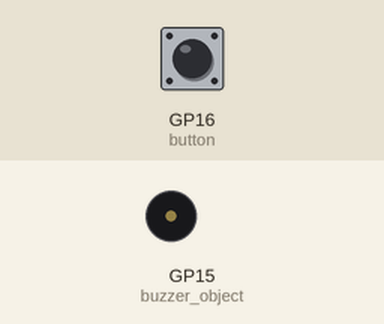
Recording of a program running on a simulated Raspberry Pi Pico running MicroPython. Parts: buzzer (waves = sounding). Inputs (shaded band) come from the test bench; at power-on: GP16 (button) HIGH.

Above: at 1.2 s.
1.3 s: GP16 (button) pulled LOW for 0.15 s
At 10.0 s:
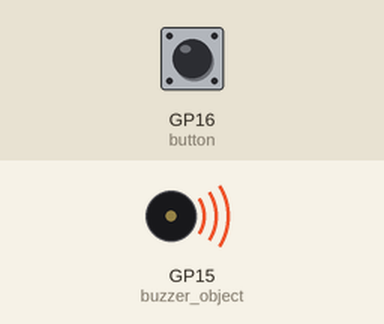
Timing chart, 0 to 10.4 s (numbered marks = the images above; inputs shaded):
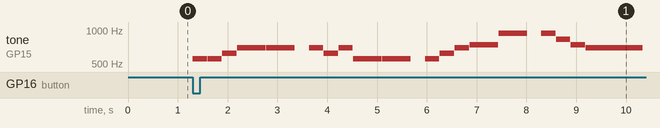

Measured:
- after the input at 1.3 s, tone on GP15 (buzzer_object): plays 554 Hz for 0.29 s, 554 Hz for 0.29 s, 622 Hz for 0.29 s, 699 Hz for 0.57 s, 699 Hz for 0.57 s, 699 Hz for 0.29 s … (19 notes in this stretch), starting at once

The program:

main.py
```python
from machine import Pin, PWM

from time import sleep


buzzer_pin = 15
button_pin = 16

buzzer_object = PWM(Pin(buzzer_pin))
button = Pin(button_pin, Pin.IN, Pin.PULL_UP)

# Estimated frequencies of common notes
notes = {
    "C0": 16, "C#0": 17, "Db0": 17, "D0": 18, "D#0": 19, "Eb0": 19,
    "E0": 21, "F0": 22, "F#0": 23, "Gb0": 23, "G0": 25, "G#0": 26,
    "Ab0": 26, "A0": 28, "A#0": 29, "Bb0": 29, "B0": 31,

    "C1": 33, "C#1": 35, "Db1": 35, "D1": 37, "D#1": 39, "Eb1": 39,
    "E1": 41, "F1": 44, "F#1": 46, "Gb1": 46, "G1": 49, "G#1": 52,
    "Ab1": 52, "A1": 55, "A#1": 58, "Bb1": 58, "B1": 62,

    "C2": 65, "C#2": 69, "Db2": 69, "D2": 73, "D#2": 78, "Eb2": 78,
    "E2": 82, "F2": 87, "F#2": 93, "Gb2": 93, "G2": 98, "G#2": 104,
    "Ab2": 104, "A2": 110, "A#2": 117, "Bb2": 117, "B2": 123,

    "C3": 131, "C#3": 139, "Db3": 139, "D3": 147, "D#3": 156, "Eb3": 156,
    "E3": 165, "F3": 175, "F#3": 185, "Gb3": 185, "G3": 196, "G#3": 208,
    "Ab3": 208, "A3": 220, "A#3": 233, "Bb3": 233, "B3": 247,

    "C4": 262, "C#4": 277, "Db4": 277, "D4": 294, "D#4": 311, "Eb4": 311,
    "E4": 330, "F4": 349, "F#4": 370, "Gb4": 370, "G4": 392, "G#4": 415,
    "Ab4": 415, "A4": 440, "A#4": 466, "Bb4": 466, "B4": 494,

    "C5": 523, "C#5": 554, "Db5": 554, "D5": 587, "D#5": 622, "Eb5": 622,
    "E5": 659, "F5": 698, "F#5": 740, "Gb5": 740, "G5": 784, "G#5": 830,
    "Ab5": 830, "A5": 880, "A#5": 932, "Bb5": 932, "B5": 988,

    "C6": 1047, "C#6": 1109, "Db6": 1109, "D6": 1175, "D#6": 1245, "Eb6": 1245,
    "E6": 1319, "F6": 1397, "F#6": 1480, "Gb6": 1480, "G6": 1568, "G#6": 1661,
    "Ab6": 1661, "A6": 1760, "A#6": 1865, "Bb6": 1865, "B6": 1976,

    "C7": 2093, "C#7": 2217, "Db7": 2217, "D7": 2349, "D#7": 2489, "Eb7": 2489,
    "E7": 2637, "F7": 2794, "F#7": 2960, "Gb7": 2960, "G7": 3136, "G#7": 3322,
    "Ab7": 3322, "A7": 3520, "A#7": 3729, "Bb7": 3729, "B7": 3951,

    "C8": 4186
}


def play_note(buzzer: PWM, frequency: int, sound_duration: float, rest_duration: float) -> None:
    """Emit sound from buzzer at given frequency for given duration followed by defined period of rest"""

    buzzer.duty_u16(int(65536 * 0.2))

    buzzer.freq(frequency)

    sleep(sound_duration)

    buzzer.duty_u16(int(65536 * 0))

    sleep(rest_duration)


def convert_note_values(note: tuple[str, float, float], bpm: int = 60, octave_shift: int | float | None = None) -> \
tuple[int, float, float]:
    """
    Convert string name to frequency, convert note and rest values to seconds based on BPM

    Assumes a quarter note/rest is one second in length given 60 BPM

    Octave shift in either direction +/- values
    """
    note_name, note_length, rest_length = note

    frequency = notes.get(note_name, 5000)  # Likely a discordant note if not properly defined name

    # Each single octave shift essentially doubles or halves the frequency
    if octave_shift:
        frequency *= 2 ** octave_shift
        # Final value must be a whole number
        frequency = round(frequency)

    note_length_seconds = (60 / bpm) * 4 * note_length

    rest_length_seconds = (60 / bpm) * 4 * rest_length

    return frequency, note_length_seconds, rest_length_seconds


def play_song(song: list[tuple[str, float, float]], bpm: int = 60, octave_shift: int | float | None = None) -> None:
    """Play a simple melody given a list of notes, durations, and rests.  Increase tempo and modify pitch if designated"""

    converted_song_values = [convert_note_values(note=note, bpm=bpm, octave_shift=octave_shift) for note in song]

    for (freq, duration, rest) in converted_song_values:
        play_note(buzzer=buzzer_object, frequency=freq, sound_duration=duration, rest_duration=rest)


daisy_bell = [
    # Dai-sy
    ("G6", 0.75, 0),
    ("E6", 0.75, 0),
    # Dai-sy
    ("C6", 0.75, 0),
    ("A5", 0.5, 0.25),  # Quarter Rest
    # Give
    ("A5", 0.25, 0),
    # Me
    ("B5", 0.25, 0),
    # Your
    ("C6", 0.25, 0),
    # An-swer
    ("A5", 0.5, 0),
    ("C6", 0.25, 0),
    # Do
    ("G5", 1.25, 0.25),  # Quarter Rest

    # I'm
    ("C6", 0.75, 0),
    # Half
    ("G6", 0.75, 0),
    # Cra-zy
    ("E6", 0.75, 0),
    ("C6", 0.5, 0),
    # All
    ("A5", 0.25, 0),
    # For
    ("B5", 0.25, 0),
    # The
    ("C6", 0.25, 0),
    # Love
    ("D6", 0.5, 0),
    # Of
    ("E6", 0.25, 0),
    # You
    ("D6", 1.0, 0.25),  # Quarter Rest

    # It
    ("E6", 0.25, 0),
    # Won't
    ("F6", 0.25, 0),
    # Be
    ("E6", 0.25, 0),
    # A
    ("D6", 0.25, 0),
    # Sty-lish
    ("G6", 0.5, 0),
    ("E6", 0.25, 0),
    # Mar-riage
    ("D6", 0.25, 0),
    ("C6", 1.0, 0),
    # I
    ("D6", 0.25, 0),
    # Can't
    ("E6", 0.5, 0),
    # Af-ford
    ("C6", 0.25, 0),
    ("A5", 0.5, 0),
    # A
    ("C6", 0.25, 0),
    # Car-riage
    ("A5", 0.25, 0),
    ("G5", 0.75, 0.25),  # Quarter Rest

    # But
    ("G5", 0.25, 0),
    # You'll
    ("C6", 0.5, 0),
    # Look
    ("E6", 0.25, 0),
    # Sweet
    ("D6", 0.5, 0.25),  # Should be Half Rest, Quarter sounds more natural
    # On
    ("C6", 0.5, 0),
    # The
    ("E6", 0.25, 0),
    # Seat
    ("D6", 0.25, 0.25),  # Quarter Rest
    # Of
    ("E6", 0.125, 0),
    # A
    ("F6", 0.125, 0),
    # Bi-cy-cle
    ("G6", 0.25, 0),
    ("E6", 0.25, 0),
    ("C6", 0.25, 0),
    # Built
    ("D6", 0.5, 0),
    # For
    ("G5", 0.25, 0),
    # Two
    ("C6", 1.0, 0),
]

close_to_you = [
    # Why
    ("G5", 0.375, 0),
    # Do
    ("B5", 0.375, 0),
    # Birds
    ("G6", 0.25, 0.375),  # Quarter rest x 1.5
    # Sud-den-ly
    ("G6", 0.25, 0),
    ("F6", 0.125, 0),
    ("G6", 0.25, 0),
    # Ap-pear
    ("A6", 0.375, 0),
    ("E6", 0.5, 0.375),  # Quarter rest x 1.5
    # Ev-ry
    ("E6", 0.125, 0),
    ("G6", 0.125, 0),
    # Time
    ("B6", 0.375, 0.625),  # Quarter rest x 1.5 + Quarter Rest
    # You
    ("E6", 0.125, 0),
    # Are
    ("G6", 0.25, 0),
    # Near
    ("C7", 0.75, 0.75),  # Half rest X 1.5

    # Just
    ("G5", 0.25, 0),
    # Like
    ("B5", 0.375, 0),
    # Me
    ("G6", 0.5, 0.375),  # Quarter rest x 1.5
    # They
    ("G5", 0.25, 0),
    # Long
    ("B5", 0.375, 0),
    # To
    ("A6", 0.125, 0),
    # Be
    ("G6", 0.375, 0.375),  # Quarter rest x 1.5
    # Close
    ("G5", 0.25, 0),
    # To
    ("B5", 0.375, 0),
    # You
    ("G6", 1.0, 0.375),  # Quarter rest x 1.5
]

you_are_my_sunshine = [
    # You
    ("G5", 0.25, 0.01),
    # Are
    ("G5", 0.25, 0.01),
    # My
    ("A5", 0.25, 0.01),
    # Sun-shine
    ("B5", 0.5, 0.01),
    ("B5", 0.5, 0.25),  # Quarter Rest
    # My
    ("B5", 0.25, 0.01),
    # On-ly
    ("A5", 0.25, 0.01),
    ("B5", 0.25, 0.01),
    # Sun-shine
    ("G5", 0.5, 0.01),
    ("G5", 0.5, 0.25),  # Quarter Rest

    # You
    ("G5", 0.25, 0.01),
    # Make
    ("A5", 0.25, 0.01),
    # Me
    ("B5", 0.25, 0.01),
    # Hap-py
    ("C6", 0.5, 0.01),
    ("E6", 0.5, 0.25),  # Quarter Rest
    # When
    ("E6", 0.25, 0.01),
    # Skies
    ("D6", 0.25, 0.01),
    # Are
    ("C6", 0.25, 0.01),
    # Grey
    ("B5", 1.0, 0.25),  # Quarter Rest

    # You'll
    ("G5", 0.25, 0.01),
    # Ne-ver
    ("A5", 0.25, 0.01),
    ("B5", 0.25, 0.01),
    # Know
    ("C6", 0.5, 0.01),
    # Dear
    ("E6", 0.5, 0.25),  # Quarter Rest
    # How
    ("E6", 0.25, 0.01),
    # Much
    ("D6", 0.25, 0.01),
    # I
    ("C6", 0.25, 0.01),
    # Love
    ("B5", 0.5, 0.01),
    # You
    ("G5", 0.5, 0.5),  # Half Rest

    # Please
    ("G5", 0.25, 0.01),
    # Don't
    ("A5", 0.25, 0.01),
    # Take
    ("B5", 0.75, 0.01),
    # My
    ("C6", 0.25, 0.01),
    # Sun-shine
    ("A5", 0.5, 0.01),
    ("A5", 0.25, 0.01),
    # A-way
    ("B5", 0.25, 0.01),
    ("G5", 1.0, 0.25)  # Quarter Rest

]


songs = [
    (you_are_my_sunshine, 210, -0.5),
    (daisy_bell, 240, -1),
    (close_to_you, 150, -1.5)
]

# Start from the first song
song_index = 0

while True:

    if button.value() == 0:  # Button pressed

        selected_song = songs[song_index]
        play_song(song=selected_song[0], bpm=selected_song[1], octave_shift=selected_song[2])
        song_index = (song_index + 1) % len(songs)  # start over
```
